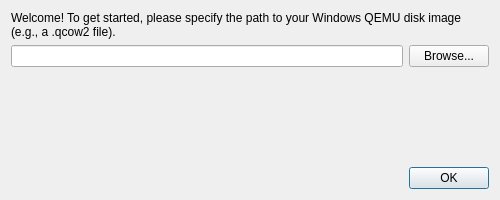
<?xml version="1.0" encoding="UTF-8"?>
<ui version="4.0">
 <class>WelcomeDialog</class>
 <widget class="QDialog" name="WelcomeDialog">
  <property name="geometry">
   <rect>
    <x>0</x>
    <y>0</y>
    <width>500</width>
    <height>200</height>
   </rect>
  </property>
  <property name="windowTitle">
   <string>Welcome to Linux-LX-DOS</string>
  </property>
  <layout class="QVBoxLayout" name="verticalLayout">
   <item>
    <widget class="QLabel" name="label">
     <property name="text">
      <string>Welcome! To get started, please specify the path to your Windows QEMU disk image (e.g., a .qcow2 file).</string>
     </property>
     <property name="wordWrap">
      <bool>true</bool>
     </property>
    </widget>
   </item>
   <item>
    <layout class="QHBoxLayout" name="horizontalLayout">
     <item>
      <widget class="QLineEdit" name="pathLineEdit"/>
     </item>
     <item>
      <widget class="QPushButton" name="browseButton">
       <property name="text">
        <string>Browse...</string>
       </property>
      </widget>
     </item>
    </layout>
   </item>
   <item>
    <spacer name="verticalSpacer">
     <property name="orientation">
      <enum>Qt::Vertical</enum>
     </property>
     <property name="sizeHint" stdset="0">
      <size>
       <width>20</width>
       <height>40</height>
      </size>
     </property>
    </spacer>
   </item>
   <item>
    <widget class="QDialogButtonBox" name="buttonBox">
     <property name="orientation">
      <enum>Qt::Horizontal</enum>
     </property>
     <property name="standardButtons">
      <set>QDialogButtonBox::Ok</set>
     </property>
    </widget>
   </item>
  </layout>
 </widget>
 <resources/>
 <connections>
  <connection>
   <sender>buttonBox</sender>
   <signal>accepted()</signal>
   <receiver>WelcomeDialog</receiver>
   <slot>accept()</slot>
   <hints>
    <hint type="sourcelabel">
     <x>248</x>
     <y>254</y>
    </hint>
    <hint type="destinationlabel">
     <x>157</x>
     <y>274</y>
    </hint>
   </hints>
  </connection>
  <connection>
   <sender>buttonBox</sender>
   <signal>rejected()</signal>
   <receiver>WelcomeDialog</receiver>
   <slot>reject()</slot>
   <hints>
    <hint type="sourcelabel">
     <x>316</x>
     <y>260</y>
    </hint>
    <hint type="destinationlabel">
     <x>286</x>
     <y>274</y>
    </hint>
   </hints>
  </connection>
 </connections>
</ui>
